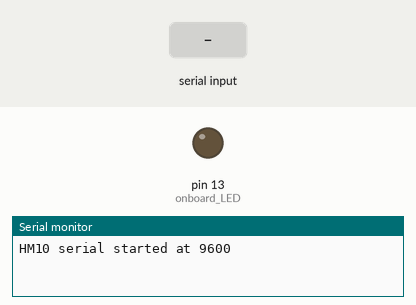
This sketch was run on a simulated Arduino Uno, built with avr-gcc and run on an emulated ATmega328P. Shown: output pins drawn as LEDs (lit = HIGH), the last lines printed to the serial monitor. Dashed ring = blinking. The test bench sets the inputs (shaded band).

Above: at 1.2 s.
1.3 s: "N" received over the second serial link
At 1.7 s:
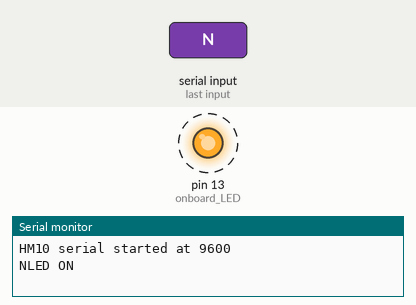
4.3 s: "F" received over the second serial link
At 5.2 s:
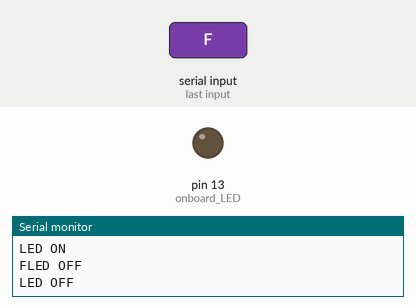
Timing chart, 0 to 7.3 s (numbered marks = the images above; inputs shaded):
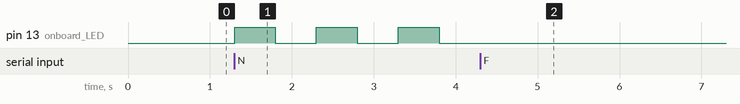

The sketch:

bluetoothtest.ino
```cpp
#include <SoftwareSerial.h>
SoftwareSerial HM10(2, 3); // RX = 2, TX = 3
char appData;
String inData = "";
void setup()
{
  Serial.begin(9600);
  Serial.println("HM10 serial started at 9600");
  HM10.begin(9600);      // set HM10 serial at 9600 baud rate
  pinMode(13, OUTPUT);   // onboard LED
  digitalWrite(13, LOW); // switch OFF LED
}

void loop()
{
  HM10.listen(); // listen the HM10 port
  while (HM10.available() > 0)
  { // if HM10 sends something then read
    appData = HM10.read();
    inData = String(appData); // save the data in string format
    Serial.write(appData);
  }

  if (Serial.available())
  { // Read user input if available.
    delay(10);
    HM10.write(Serial.read());
  }
  if (inData == "F")
  {
    Serial.println("LED OFF");
    digitalWrite(13, LOW); // switch OFF LED
    delay(500);
  }
  if (inData == "N")
  {
    Serial.println("LED ON");
    digitalWrite(13, HIGH); // switch OFF LED
    delay(500);
    digitalWrite(13, LOW); // switch OFF LED
    delay(500);
  }
}
```

Measured:
- after the input at 1.3 s, pin 13 (onboard_LED): alternates HIGH for 0.50 s and LOW for 0.50 s, starting at once
- after the input at 4.3 s, pin 13 (onboard_LED): stops changing and stays LOW
